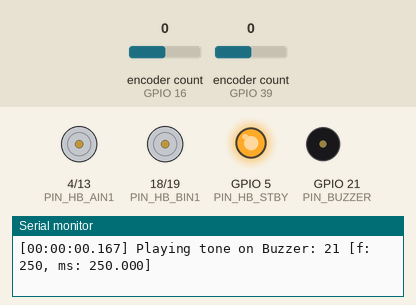
This program was run on a simulated ESP32. Shown: motor-driver pin pairs drawn as motors (green arrow = first pin HIGH = forward, orange = second pin HIGH = backward, longer = more drive, scaled by the enable pin, stopped while the standby pin is LOW), output pins drawn as LEDs (lit = HIGH), buzzer (waves = sounding), the last lines printed to the serial monitor. Inputs (shaded band) come from the test bench; at power-on: encoder count (sensors on GPIO 16, GPIO 39) 0.

Above: at 0.5 s.
At 3.3 s:
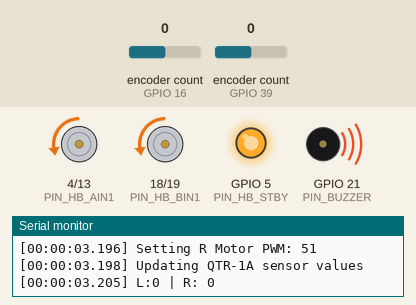
At 23.7 s:
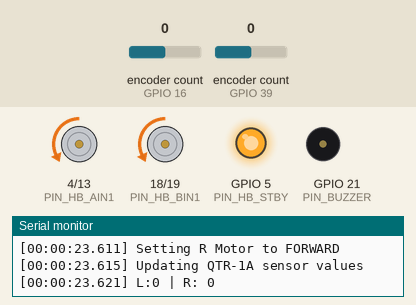
At 38.6 s:
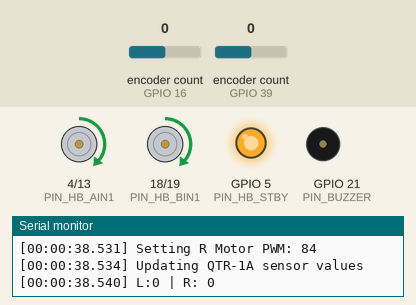
Timing chart, 0 to 40.0 s (numbered marks = the images above):
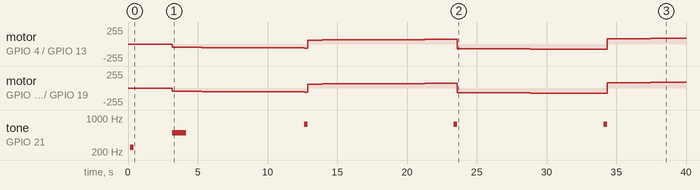

The program:

main.cpp
```cpp
#include <Arduino.h>
#include "utils.h"
#include "motorControl.h"
#include "buzzerControl.h"
#include "encoderControl.h"
#include "qtrControl.h"

// Pinout
// H-Bridge
#define PIN_HB_STBY 5       // H-Bridge standby
#define PIN_HB_AIN1 4       // Motor A negative
#define PIN_HB_AIN2 13      // Motor A positive
#define PIN_HB_PWMA 15      // Motor A PWM input
#define PIN_HB_BIN1 18      // Motor B negative
#define PIN_HB_BIN2 19      // Motor B positive
#define PIN_HB_PWMB 22      // Motor B PWM input

// Buzzer
#define PIN_BUZZER 21       // Buzzer signal

// Encoders
#define PIN_ENCODER_A_A 39       // Encoder A pin A (C1)
#define PIN_ENCODER_A_B 36       // Encoder A pin B (C2)
#define PIN_ENCODER_B_A 16       // Encoder B pin A (C1)
#define PIN_ENCODER_B_B 17       // Encoder B pin B (C2)

// QTR 1A
#define QTR1A_A 35
#define QTR1A_B 34

// Program constants
#define SERIAL_SPEED 115200
#define LOOP_DELAY_MS 100

void setup()
{
    // Initialize and wait for serial
    Serial.begin(SERIAL_SPEED);
    while (!Serial);
    Serial.printf("\n[SETUP %s] Starting KUCHAU LINE FOLLOWER\n", getTimestamp());
    Serial.printf("[SETUP %s] Serial Speed set to: %d\n", getTimestamp(), SERIAL_SPEED);

    // Pin mode setting
    // H-Bridge
    Serial.printf("[SETUP %s] Setting pin modes\n", getTimestamp());
    setPinMode(PIN_HB_STBY, OUTPUT, "PIN_HB_STBY", "OUTPUT");
    setPinMode(PIN_HB_AIN1, OUTPUT, "PIN_HB_AIN1", "OUTPUT");
    setPinMode(PIN_HB_AIN2, OUTPUT, "PIN_HB_AIN2", "OUTPUT");
    setPinMode(PIN_HB_PWMA, OUTPUT, "PIN_HB_PWMA", "OUTPUT");
    setPinMode(PIN_HB_BIN1, OUTPUT, "PIN_HB_BIN1", "OUTPUT");
    setPinMode(PIN_HB_BIN2, OUTPUT, "PIN_HB_BIN2", "OUTPUT");
    setPinMode(PIN_HB_PWMB, OUTPUT, "PIN_HB_PWMB", "OUTPUT");

    // Buzzer
    setPinMode(PIN_BUZZER, OUTPUT, "PIN_BUZZER", "OUTPUT");

    // Encoders
    setPinMode(PIN_ENCODER_A_A, INPUT, "PIN_ENCA_A", "INPUT");
    setPinMode(PIN_ENCODER_A_B, INPUT, "PIN_ENCA_B", "INPUT");
    setPinMode(PIN_ENCODER_B_A, INPUT, "PIN_ENCB_A", "INPUT");
    setPinMode(PIN_ENCODER_B_B, INPUT, "PIN_ENCB_B", "INPUT");

    // Enabling H-Bridge
    Serial.printf("[SETUP %s] Enabling H-Bridge\n", getTimestamp());
    digitalWrite(PIN_HB_STBY, HIGH);

    // Pin registration
    registerLMotorPins(PIN_HB_AIN1, PIN_HB_AIN2, PIN_HB_PWMA);
    registerRMotorPins(PIN_HB_BIN1, PIN_HB_BIN2, PIN_HB_PWMB);
    registerBuzzerPins(PIN_BUZZER);
    registerLEncoderPins(PIN_ENCODER_A_A, PIN_ENCODER_A_B);
    registerREncoderPins(PIN_ENCODER_B_A, PIN_ENCODER_B_B);
    // registerQTR1APins(QTR1A_A, QTR1A_B);

    // Play sound to indicate setup is over
    Serial.printf("[SETUP %s] Playing SETUP-OVER sound\n", getTimestamp());
    playTone(500, 250);
    playTone(750, 250);
    playTone(500, 250);
    playTone(1000, 250);
    playTone(500, 250);
    playTone(750, 250);
    playTone(500, 250);
    playTone(250, 250);
    delay(250*8+1000);

    // test
    forwardLMotor();
    setPWMLMotor(50);

    forwardRMotor();
    setPWMRMotor(50);

    playTone(500, 1000);


    // Serial.printf("%s\n", fTest("genaro ql"));

}

// test vars
int state = 0;
int lastt = 0;
int pwm = 50;

void loop()
{

    // Encoder testing
    Serial.printf("[%s] L:%lld | R: %lld\n", getTimestamp(), getCountLEncoder(), getCountREncoder());

    if (millis() - lastt > 1000)
    {
        Serial.printf("[%s] Incrementing PWM (%d -> %d)\n", getTimestamp(), pwm, pwm+1);
        pwm = min(255, pwm+1);
        setPWMLMotor(pwm);
        setPWMRMotor(pwm);

        if (pwm % 10 == 0) {
            playTone(750, 250);
            delay(250);
            Serial.printf("[%s] Reversing motors (%d -> %d)\n", getTimestamp(), getRMotorDirection(), -getRMotorDirection());
            reverseLMotor();
            reverseRMotor();
        }

        lastt = millis();
    }

    // QTR 1A testing
    updateQTR1A();
    Serial.printf("[%s] L:%d | R: %d\n", getTimestamp(), getLQTR(), getRQTR());

    // End of Loop
    delay(LOOP_DELAY_MS);
}
```

buzzerControl.cpp
```cpp
#include <Arduino.h>
#include <utils.h>

uint8_t buzzerSignalPin;

void registerBuzzerPins(uint8_t pinSignal)
{
    Serial.printf("[%s] Registering Buzzer Pins\n", getTimestamp());
    Serial.printf("[%s] SIGNAL Pin: %d\n", getTimestamp(), pinSignal);
    buzzerSignalPin = pinSignal;
}

void playTone(int frequency, float durationMs)
{
    Serial.printf("[%s] Playing tone on Buzzer: %d [f: %d, ms: %7.3f]\n", getTimestamp(), buzzerSignalPin, frequency, durationMs);
    tone(buzzerSignalPin, frequency, durationMs);
}
```

buzzerControl.h
```cpp
#include <Arduino.h>

void registerBuzzerPins(uint8_t pinSignal);
void playTone(int frequency, float durationMs);
```

encoderControl.cpp
```cpp
#include <Arduino.h>
#include <ESP32Encoder.h>
#include "utils.h"

// Pins
uint8_t pinEncoderLA;
uint8_t pinEncoderLB;
uint8_t pinEncoderRA;
uint8_t pinEncoderRB;

// Encoder objects
ESP32Encoder encoderL;
ESP32Encoder encoderR;


void registerLEncoderPins(uint8_t pinLA, uint8_t pinLB)
{
    Serial.printf("[%s] Registering L Encoder Pins\n", getTimestamp());
    Serial.printf("[%s] L Encoder A (C1): %d\n", getTimestamp(), pinLA);
    Serial.printf("[%s] L Encoder B (C2): %d\n", getTimestamp(), pinLB);
    pinEncoderLA = pinLA;
    pinEncoderLB = pinLB;
    encoderL.attachHalfQuad(pinEncoderLA, pinEncoderLB);
    ESP32Encoder::useInternalWeakPullResistors = UP;
}

void registerREncoderPins(uint8_t pinRA, uint8_t pinRB)
{
    Serial.printf("[%s] Registering R Encoder Pins\n", getTimestamp());
    Serial.printf("[%s] R Encoder A (C1): %d\n", getTimestamp(), pinRA);
    Serial.printf("[%s] R Encoder B (C2): %d\n", getTimestamp(), pinRB);
    pinEncoderRA = pinRA;
    pinEncoderRB = pinRB;
    encoderR.attachHalfQuad(pinEncoderRA, pinEncoderRB);
    ESP32Encoder::useInternalWeakPullResistors = UP;
}

int64_t getCountLEncoder()
{
    return encoderL.getCount();
}

int64_t getCountREncoder()
{
    return encoderR.getCount();
}
```

encoderControl.h
```cpp
#include <arduino.h>

void registerLEncoderPins(uint8_t pinA, uint8_t pinB);
void registerREncoderPins(uint8_t pinA, uint8_t pinB);
int64_t getCountLEncoder();
int64_t getCountREncoder();
```

motorControl.cpp
```cpp
#include <Arduino.h>
#include "utils.h"

// Pins
uint8_t pinMotorLNegative;
uint8_t pinMotorLPositive;
uint8_t pinMotorLPWM;
uint8_t pinMotorRNegative;
uint8_t pinMotorRPositive;
uint8_t pinMotorRPWM;

// Variables
int motorLDirection;
int motorRDirection;

void registerLMotorPins(uint8_t pinNegative, uint8_t pinPositive, uint8_t pinPWM)
{
    Serial.printf("[%s] Registering L Motor Pins\n", getTimestamp());
    Serial.printf("[%s] L Motor Negative: %d\n", getTimestamp(), pinNegative);
    Serial.printf("[%s] L Motor Positive: %d\n", getTimestamp(), pinPositive);
    Serial.printf("[%s] L Motor PWM:      %d\n", getTimestamp(), pinPWM);
    pinMotorLNegative = pinNegative;
    pinMotorLPositive = pinPositive;
    pinMotorLPWM = pinPWM;
}

void registerRMotorPins(uint8_t pinNegative, uint8_t pinPositive, uint8_t pinPWM)
{
    Serial.printf("[%s] Registering R Motor Pins\n", getTimestamp());
    Serial.printf("[%s] R Motor Negative: %d\n", getTimestamp(), pinNegative);
    Serial.printf("[%s] R Motor Positive: %d\n", getTimestamp(), pinPositive);
    Serial.printf("[%s] R Motor PWM:      %d\n", getTimestamp(), pinPWM);
    pinMotorRNegative = pinNegative;
    pinMotorRPositive = pinPositive;
    pinMotorRPWM = pinPWM;
}

void stopLMotor()
{
    Serial.printf("[%s] Stopping L Motor\n", getTimestamp());
    digitalWrite(pinMotorLNegative, LOW);
    digitalWrite(pinMotorLPositive, LOW);
    motorLDirection = 0;
}

void forwardLMotor()
{
    Serial.printf("[%s] Setting L Motor to FORWARD\n", getTimestamp());
    digitalWrite(pinMotorLNegative, LOW);
    digitalWrite(pinMotorLPositive, HIGH);
    motorLDirection = 1;
}

void backwardLMotor()
{
    Serial.printf("[%s] Setting L Motor to BACKWARD\n", getTimestamp());
    digitalWrite(pinMotorLNegative, HIGH);
    digitalWrite(pinMotorLPositive, LOW);
    motorLDirection = -1;
}

void reverseLMotor()
{
    if (motorLDirection == 1)
    {
        backwardLMotor();
    } else if (motorLDirection == -1)
    {
        forwardLMotor();
    }
}

int getLMotorDirection()
{
    return motorLDirection;
}

void setPWMLMotor(int pwmValue)
{
    Serial.printf("[%s] Setting L Motor PWM: %d\n", getTimestamp(), pwmValue);
    analogWrite(pinMotorLPWM, pwmValue);
}

void stopRMotor()
{
    Serial.printf("[%s] Stopping R Motor\n", getTimestamp());
    digitalWrite(pinMotorRNegative, LOW);
    digitalWrite(pinMotorRPositive, LOW);
    motorRDirection = 0;
}

void forwardRMotor()
{
    Serial.printf("[%s] Setting R Motor to FORWARD\n", getTimestamp());
    digitalWrite(pinMotorRNegative, LOW);
    digitalWrite(pinMotorRPositive, HIGH);
    motorRDirection = 1;
}

void backwardRMotor()
{
    Serial.printf("[%s] Setting R Motor to BACKWARD\n", getTimestamp());
    digitalWrite(pinMotorRNegative, HIGH);
    digitalWrite(pinMotorRPositive, LOW);
    motorRDirection = -1;
}

void reverseRMotor()
{
    if (motorRDirection == 1)
    {
        backwardRMotor();
    }
    else if (motorRDirection == -1)
    {
        forwardRMotor();
    }
}

int getRMotorDirection()
{
    return motorRDirection;
}

void setPWMRMotor(int pwmValue)
{
    Serial.printf("[%s] Setting R Motor PWM: %d\n", getTimestamp(), pwmValue);
    analogWrite(pinMotorRPWM, pwmValue);
}
```

motorControl.h
```cpp
#include <Arduino.h>

void registerLMotorPins(uint8_t pinNegative, uint8_t pinPositive, uint8_t pinPWM);
void registerRMotorPins(uint8_t pinNegative, uint8_t pinPositive, uint8_t pinPWM);

void stopLMotor();
void forwardLMotor();
void backwardLMotor();
void reverseLMotor();
void setPWMLMotor(int pwmValue);
int getLMotorDirection();

void stopRMotor();
void forwardRMotor();
void backwardRMotor();
void reverseRMotor();
void setPWMRMotor(int pwmValue);
int getRMotorDirection();
```

qtrControl.cpp
```cpp
#include <Arduino.h>
#include <QTRSensors.h>
#include "utils.h"

// Pins
uint8_t pinQTR1AL;
uint8_t pinQTR1AR;

uint8_t pinQTR8A_IR;
uint8_t pinQTR8A_2;
uint8_t pinQTR8A_3;
uint8_t pinQTR8A_4;
uint8_t pinQTR8A_5;
uint8_t pinQTR8A_6;
uint8_t pinQTR8A_7;

// Variables
QTRSensors qtr1A;
QTRSensors qtr8A;
const int nSensors1A = 2;
const int nSensors8A = 6;
int timeout = 2500;

uint8_t sensorPins1A[nSensors1A];

uint16_t sensorValues1A[nSensors1A];
uint16_t sensorValues8A[nSensors8A];


// void registerLQTRPins(  uint8_t p_pinQTR1AL, uint8_t p_pinQTR1AR,
//                         uint8_t p_pinQTR8A_IR, uint8_t p_pinQTR8A_2, uint8_t p_pinQTR8A_3, uint8_t p_pinQTR8A_4, uint8_t p_pinQTR8A_5, uint8_t p_pinQTR8A_6, uint8_t p_pinQTR8A_7)
// {
//     Serial.printf("[%s] Registering L Motor Pins\n", getTimestamp());
//     Serial.printf("[%s] QTR-1A L: %d\n", getTimestamp(), p_pinQTR1AL);
//     Serial.printf("[%s] QTR-1A R: %d\n", getTimestamp(), p_pinQTR1AR);
//     Serial.printf("[%s] QTR-8A IR: %d\n", getTimestamp(), p_pinQTR8A_IR);
//     Serial.printf("[%s] QTR-8A 2: %d\n", getTimestamp(), p_pinQTR8A_2);
//     Serial.printf("[%s] QTR-8A 3: %d\n", getTimestamp(), p_pinQTR8A_3);
//     Serial.printf("[%s] QTR-8A 4: %d\n", getTimestamp(), p_pinQTR8A_4);
//     Serial.printf("[%s] QTR-8A 5: %d\n", getTimestamp(), p_pinQTR8A_5);
//     Serial.printf("[%s] QTR-8A 6: %d\n", getTimestamp(), p_pinQTR8A_6);
//     Serial.printf("[%s] QTR-8A 7: %d\n", getTimestamp(), p_pinQTR8A_7);

//     pinQTR8A_IR = p_pinQTR8A_IR;
//     pinQTR8A_2 = p_pinQTR8A_2;
//     pinQTR8A_3 = p_pinQTR8A_3;
//     pinQTR8A_4 = p_pinQTR8A_4;
//     pinQTR8A_5 = p_pinQTR8A_5;
//     pinQTR8A_6 = p_pinQTR8A_6;
//     pinQTR8A_7 = p_pinQTR8A_7;


//     qtr8A.setTypeRC();
//     qtr8A.setSensorPins((const uint8_t[]){p_pinQTR8A_2, p_pinQTR8A_3, p_pinQTR8A_4, p_pinQTR8A_5, p_pinQTR8A_6, p_pinQTR8A_7}, nSensors8A);
//     qtr8A.setEmitterPin(pinQTR8A_IR);
//     qtr8A.setTimeout(timeout);
// }

void registerQTR1APins(uint8_t p_pinQTR1AL, uint8_t p_pinQTR1AR)
{
    Serial.printf("[%s] Registering QTR-1A Pins\n", getTimestamp());
    Serial.printf("[%s] QTR-1A L: %d\n", getTimestamp(), p_pinQTR1AL);
    Serial.printf("[%s] QTR-1A R: %d\n", getTimestamp(), p_pinQTR1AR);

    pinQTR1AL = p_pinQTR1AL;
    pinQTR1AR = p_pinQTR1AR;

    sensorPins1A[0] = pinQTR1AL;
    sensorPins1A[1] = pinQTR1AR;

    qtr1A.setTypeAnalog();
    qtr1A.setSensorPins(sensorPins1A, nSensors1A);
    qtr1A.setTimeout(timeout);
}

void updateQTR1A()
{
    Serial.printf("[%s] Updating QTR-1A sensor values\n", getTimestamp());
    qtr1A.read(sensorValues1A);
}

uint16_t getLQTR()
{
    return sensorValues1A[0];
}

uint16_t getRQTR()
{
    return sensorValues1A[1];
}
```

qtrControl.h
```cpp
#include <Arduino.h>

void registerQTR1APins(uint8_t p_pinQTR1AL, uint8_t p_pinQTR1AR);
void updateQTR1A();
uint16_t getLQTR();
uint16_t getRQTR();
```

utils.cpp
```cpp
#include <Arduino.h>

char timestamp[13];

char *getTimestamp()
{
    int totalSeconds = round(millis() / 1000);
    int hours = totalSeconds / 3600;
    int minutes = (totalSeconds - hours * 3600) / 60;
    int seconds = totalSeconds % 60;
    int milliseconds = (millis() / 1000.0 - totalSeconds) * 1000;

    snprintf(timestamp, sizeof(timestamp), "%02d:%02d:%02d.%03d", hours, minutes, seconds, milliseconds);
    return timestamp;
}

void setPinMode(uint8_t pin, uint8_t mode, String pinName, String modeName)
{
    Serial.printf("[SETUP %s] Setting pin: [%s:%02d] to: %s:0x%02d\n", getTimestamp(), pinName, pin, modeName, mode);
    pinMode(pin, mode);
}

const char *fTest(String name)
{
    return ("hello " + name).c_str();
}
```

utils.h
```cpp
#include <Arduino.h>

const char *fTest(String name);
char *getTimestamp();
void setPinMode(uint8_t pin, uint8_t mode, String pinName, String modeName);
```

Measured:
- by itself, tone on GPIO 21 (PIN_BUZZER): plays 250 Hz for 0.25 s, 500 Hz for 1.0 s, 750 Hz for 0.25 s, 750 Hz for 0.25 s, 750 Hz for 0.25 s
